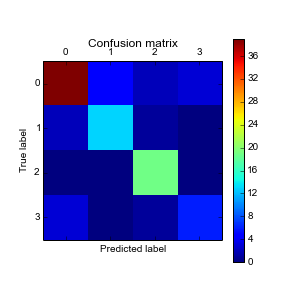
#> input picture convNet/experiments/Test_1/metrics/ConfusionMatrix/repetition_0.png, 288 x 288 px; its folder holds only this picture in this run
$ python -i testSegmentedPro.py   (imports and definitions only)   (older library calls are emulated)
#> lines starting #> are read from the running program, lines starting #| are printed output that depends on the picture; after the words box and inside, x2 and y2 are one past the last pixel; in counts of white or black regions, pixels touching at a corner belong together
### preprocessing/preObj.py
"""
@author: 4chennur, 4wahab
"""
import numpy as np
import cv2
#from matplotlib import pyplot as plt
from scipy import misc as msc
import cv
import sys
#from skimage.segmentation import slic

sys.path.append('../../../')
#from phri_common_msgs.msg import ImgCoordinates


def unit8Image(imageGrayInput):
    try:
        imageGrayInput_unit8 = np.uint8(imageGrayInput)
        return imageGrayInput_unit8
    except:
        print 'Make sure numpy is imported and is renamed as np. Also make sure your input is a greyscale image'

# [11 lines left out: function otsuBin, not called in this run]


def meanShift(imageInput):
    imageInput_unit8 = unit8Image(imageInput)
    try:
        meanShifted = cv2.pyrMeanShiftFiltering(imageInput_unit8, 20, 20)
        return meanShifted
    except TypeError:
        print 'The input image in the function meanShift is not of data type unit8. Plese convert the image to unit8 using numpy.unit8.'
    except IOError:
        print 'The path to the file in meanShift is not correctly specified. Please check that the file is in the correct location.'
    else:
        print 'The function meanShift is not working. You have most likely given invalid arguments.'


# [13 lines left out: function cannyEdge, not called in this run]


def adapThresh(imageInput):
    imageInput_unit8 = unit8Image(imageInput)
    try:
        threshAdaptive = cv2.adaptiveThreshold(imageInput, 255, 1, 1, 11, 2)
        return threshAdaptive
    except TypeError:
        print 'The input image in the function adapThresh is not of data type unit8. Plese convert the image to unit8 using numpy.unit8.'
    except IOError:
        print 'The path to the file in adapThresh is not correctly specified. Please check that the file is in the correct location.'
    else:
        print 'The function adapThresh is not working. You have most likely given invalid arguments.'


# [11 lines left out: function contourFind, not called in this run]

def contourFindFull(prepImage):
    contours, hierarchy = cv2.findContours(prepImage, cv2.RETR_TREE,cv2.CHAIN_APPROX_SIMPLE)
    return contours, hierarchy


def contourDraw(imageInput, prepImage):
    prepImage_unit8 = unit8Image(prepImage)
    imageInput_unit8 = unit8Image(imageInput)
    try:
        contours, hierarchy = cv2.findContours(prepImage_unit8, cv2.RETR_TREE,cv2.CHAIN_APPROX_SIMPLE)
        imageInputCopy = imageInput_unit8.copy()
        cv2.drawContours(imageInputCopy, contours, -1, (255, 0, 0), 3)
        return imageInputCopy
    except TypeError:
        print 'The input image in the function contourDraw is not . Plese convert the image to unit8 using numpy.unit8.'
    except IOError:
        print 'The path to the file in contourDraw is not correctly specified. Please check that the file is in the correct location.'
    else:
        print 'The function contourDraw is not working. You have most likely given invalid arguments.'

# [7 lines of commented-out code are left out]

### preprocessing/detectorDescriptor2.py
"""
@author: 4chennur, 4wahab
"""
import numpy as np
import cv2
#from matplotlib import pyplot as plt


def featureDescriptorORB(roiImageFiltered, kp):
    orb = cv2.ORB()
    kp, des = orb.compute(roiImageFiltered, kp)
    if (np.size(kp)>0):
        roiKeyPointImage = cv2.drawKeypoints(roiImageFiltered, kp, color=(255, 0, 0))
        return kp, des, roiKeyPointImage
    else:
        return kp, des, roiImageFiltered


def featureDetectCorner(roiImageFiltered):
    fast = cv2.FastFeatureDetector()
    kp = fast.detect(roiImageFiltered, None)
    if (np.size(kp)>0):
        roiKeyPointImage = roiImageFiltered #cv2.drawKeypoints(roiImageFiltered, kp, color=(255, 0, 0))
        return kp, roiKeyPointImage
    else:
        return kp, roiImageFiltered


# [58 lines left out: functions featureDetectDesORB, featureDetectDesSIFT, featureDetectDesSTAR, featureDetectSTAR, featureDescriptorBrief, kpToHogBox, not called in this run]

### testing/testSegmentedPro.py
"""
@author: 4chennur, 4wahab
"""
import numpy as np
import cv2
from matplotlib import pyplot as plt
import preObj as prePro
import detectorDescriptor2 as detDes
import glob
import testHistograms as tH
import testClassify as tC


def processAndClassify(frame):
    backgroundClass = 3
    predictionArray = []
    centroidArray   = []
    # Convert the image into a grayscale image
    grayScaleInput = cv2.cvtColor(frame, cv2.COLOR_BGR2GRAY)
    # Apply meanshift on the RGB image
    meanShiftResult = prePro.meanShift(frame)
    # Convert the result of the Mean shifted image into Grayscale
    meanShiftGray = cv2.cvtColor(meanShiftResult, cv2.COLOR_BGR2GRAY)
    # Apply adaptive thresholding on the resulting greyscale image
    meanShiftAdapResult = prePro.adapThresh(meanShiftGray)
    # Draw Contours on the Input image with results from the meanshift
    contourPlot = prePro.contourDraw(frame, meanShiftAdapResult)
    # Find the contours on the mean shifted image
    contours, hierarchy = prePro.contourFindFull(meanShiftAdapResult)
    # Find the contours on the mean shifted image
    boundBoxContour = grayScaleInput.copy()
    frameBoundingBox = frame.copy()
    # For each contour
    for cnt in contours:
		# If the area covered by the contour is greater than 500 pixels
        if cv2.contourArea(cnt)>20:
			# Get the bounding box of the contour
            [x, y, w, h] = cv2.boundingRect(cnt)
			# Get the moments of the each contour for computing the centroid of the contour
            moments = cv2.moments(cnt)
            if moments['m00']!=0:
                cx = int(moments['m10']/moments['m00'])         # cx = M10/M00
                cy = int(moments['m01']/moments['m00'])         # cy = M01/M00
                centroid = (cx,cy)
			# cx,cy are the centroid of the contour
                extendBBox = 10
			# Extend it by 10 pixels to avoid missing the key points on the edges
                roiImage = boundBoxContour[y-extendBBox:y+h+extendBBox, x-extendBBox:x+w+extendBBox]
                roiImageFiltered = roiImage
			# Detect the corner key points
                kp, roiKeyPointImage = detDes.featureDetectCorner(roiImageFiltered)
			# Use the ORB feature detector and descriptor on the contour
                kp, des, roiKeyPointImage = detDes.featureDescriptorORB(roiImageFiltered, kp)
                if np.size(kp)>0:
                    histPoints = tH.histogramContour(des)
                    prediction = tC.classify(np.float32(histPoints))
				## If the predicted class is not the background class then add the prediction to the prediction array and get its centroid
                    if prediction != backgroundClass:
                        cv2.rectangle(frameBoundingBox,(x,y),(x+w,y+h),(0,255,0),2)
    return contourPlot

>>> import cv2
>>> picture = cv2.imread('../convNet/experiments/Test_1/metrics/ConfusionMatrix/repetition_0.png')
#> picture is the input picture: shape (288, 288, 3); mean B, G, R 211, 160.5, 153.6
>>> result = processAndClassify(picture)
#> in processAndClassify, `grayScaleInput = cv2.cvtColor(frame, cv2.COLOR_BGR2GRAY)`:
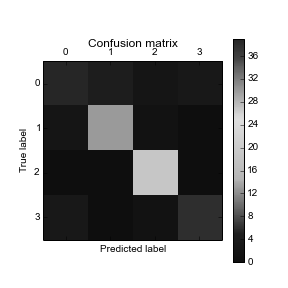
#> grayScaleInput: shape (288, 288); min 0, max 255, mean 164.1
#> in adapThresh, `threshAdaptive = cv2.adaptiveThreshold(imageInput, 255, 1, 1, 11, 2)`:
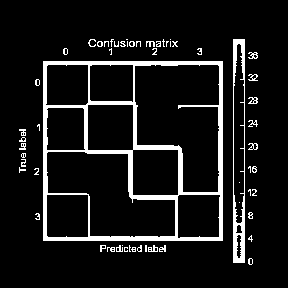
#> threshAdaptive: shape (288, 288); 9.2% white; 58 white regions (28 under 20 px)
#> in contourDraw, `contours, hierarchy = cv2.findContours(prepImage_unit8, cv2.RETR_TREE,..`: contours = 110 contours, 82 with area under 20; largest, box (x1, y1, x2, y2) and area: (43, 61, 223, 241) 32041, (134, 64, 220, 193) 8391, (46, 151, 176, 238) 6778, (233, 39, 245, 263) 2453, (132, 149, 179, 196) 2114
#> in contourDraw, `cv2.drawContours(imageInputCopy, contours, -1, (255, 0, 0), 3)`:
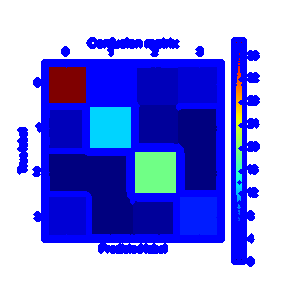
#> imageInputCopy: shape (288, 288, 3); mean B, G, R 228.9, 140.8, 134.7
#> the loop in processAndClassify, `for cnt in contours:` made 110 passes
#> (x, y, w, h, cx, cy, kp) on passes 66, 67, 70, 72: (177, 194, 44, 45, 198, 215, 2 keypoints; (x, y, size): (52, 11, 7), (11, 53, 7)), (46, 194, 43, 44, 67, 215, 2 keypoints; (x, y, size): (3, 33, 7), (3, 30, 7)), (46, 107, 40, 44, 65, 128, 2 keypoints; (x, y, size): (3, 29, 7), (10, 7, 7)), (134, 64, 86, 129, 181, 117, 1 keypoints; (x, y, size): (95, 141, 7))
#> (x, y, w, h, cx, cy) on passes 1, 12, 28, 35, 43, 57: (248, 258, 5, 7, 250, 261), (148, 245, 10, 7, 152, 248), (248, 212, 5, 7, 250, 215), (252, 166, 5, 7, 253, 169), (248, 143, 10, 7, 253, 146), (248, 97, 10, 7, 253, 100)
#> pass 1, in processAndClassify, `roiImage = boundBoxContour[y-extendBBox:y+h+extendBBox, x-extendBBox:x..`:
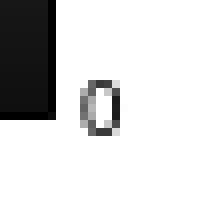
#> roiImage: shape (27, 25) (shown 8 times larger); min 0, max 255, mean 212.6
#> after the loop in processAndClassify, `for cnt in contours:`:
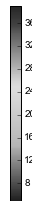
#> roiImageFiltered: shape (201, 32); min 0, max 255, mean 199.5
